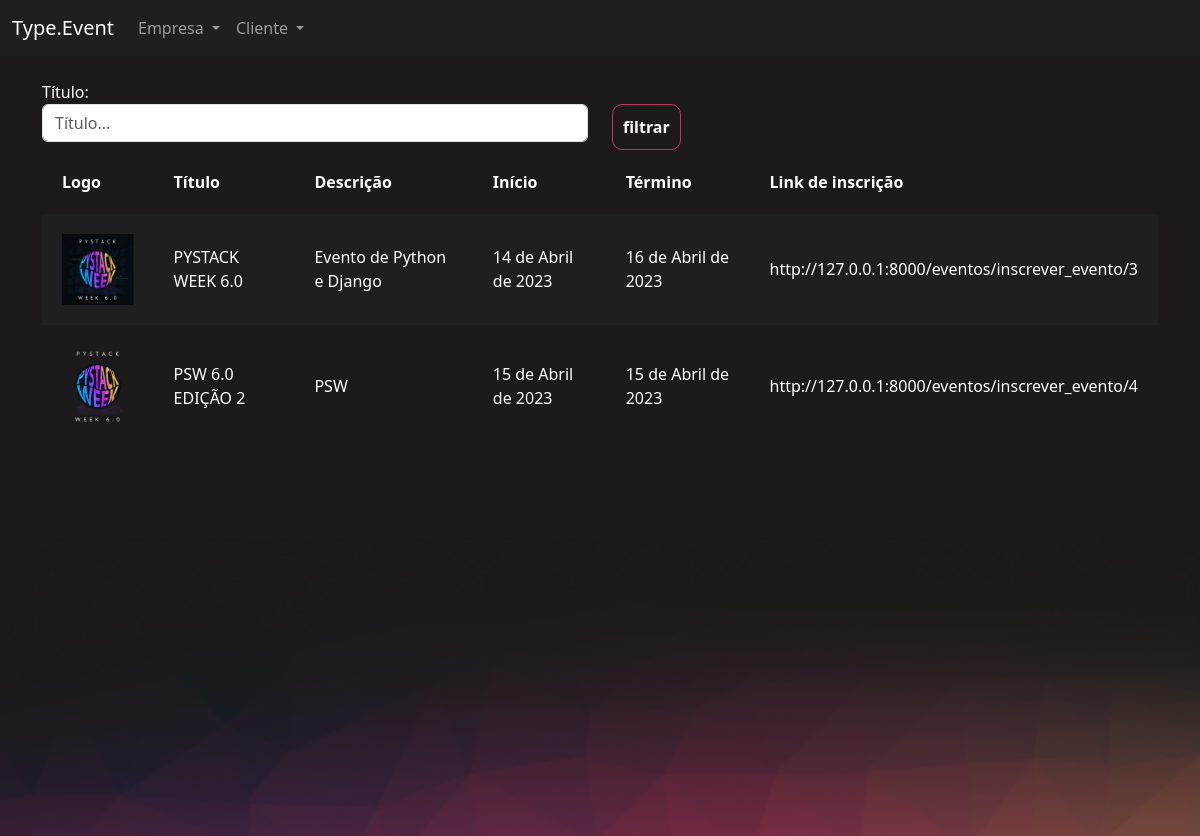
/eventos/gerenciar_evento/ (signed in), run on the app's committed database.
### eventos/models.py (models this page shows, shortened)
class Evento(models.Model):
    criador = models.ForeignKey(User, on_delete=models.DO_NOTHING)
    nome = models.CharField(max_length=200)
    descricao = models.TextField()
    data_inicio = models.DateField()
    data_termino = models.DateField()
    carga_horaria = models.IntegerField()
    logo = models.FileField(upload_to="logos")
    participantes = models.ManyToManyField(User, related_name="evento_participante", null=True, blank=True)
    cor_principal = models.CharField(max_length=7)
    cor_secundaria = models.CharField(max_length=7)
    cor_fundo = models.CharField(max_length=7)

### eventos/views.py (the view)
# urls.py: path('gerenciar_evento/', views.gerenciar_evento, name="gerenciar_evento"),
@login_required
def gerenciar_evento(request):
    if request.method == "GET":
        nome = request.GET.get('nome')
        eventos = Evento.objects.filter(criador = request.user)
        if nome:
            eventos = eventos.filter(nome__contains = nome)
        return render(request, 'gerenciar_evento.html', {'eventos':eventos})

### eventos/templates/gerenciar_evento.html (shortened to what this page needs)
{% extends "bases/base_evento.html" %}
{% load static %}
{% block 'importacoes' %}
    <link href="{% static 'evento/css/gerenciar_evento.css' %}" rel="stylesheet">
{% endblock %}
{% block 'conteudo' %}
    <div class="container">
        <br>
        <div class="row">
            <div class="col-md">
                <form action="{% url 'gerenciar_evento'%}" method="GET">
                <label>Título:</label>
                <input type="text" placeholder="Título..." class="form-control" name="nome">
            </div>
            <div class="col-md">
                <br>
                <input type="submit" class="btn-principal" value="filtrar">
            </div>
        </div>
        <table>
            <tr>
                <th>Logo</th>
                <th>Título</th>
                <th>Descrição</th>
                <th>Início</th>
                <th>Término</th>
                <th>Link de inscrição</th>
            </tr>
            {% for evento in eventos %}
                <tr class="{% cycle 'linha' 'linha2' %}">
                    <td width="10%"><a href="{% url 'participantes_evento' evento.id %}"><img width="100%" src="/media/{{evento.logo}}"></a></td>
                    <td>{{evento.nome}}</td>
                    <td>{{evento.descricao}}</td>
                    <td>{{evento.data_inicio}}</td>
                    <td>{{evento.data_termino}}</td>
                    <td>http://127.0.0.1:8000/eventos/inscrever_evento/{{evento.id}}</td>
                </tr>
            {% endfor %}
        </table>
    </div>
{% endblock %}

### templates/bases/base_evento.html (shortened to what this page needs)
{% extends 'bases/base.html' %}
{% load static %}
{% block 'head' %}
    {% block 'importacoes' %}{% endblock %}
    <link href="{% static 'evento/css/evento.css' %}" rel="stylesheet">
    <link href="{% static 'usuarios/css/usuarios.css' %}" rel="stylesheet">
{% endblock %}
{% block 'body' %}
    <nav class="navbar navbar-expand-lg bg-body-tertiary navbar-color" data-bs-theme="dark">
        <div class="container-fluid">
            <a class="navbar-brand" href="#">Type.Event</a>
            <div class="collapse navbar-collapse" id="navbarNavDropdown">
            <ul class="navbar-nav">
                <li class="nav-item dropdown">
                    <a class="nav-link dropdown-toggle" href="#" role="button" data-bs-toggle="dropdown" aria-expanded="false">
                        Empresa
                    </a>
                </li>
                <li class="nav-item dropdown">
                    <a class="nav-link dropdown-toggle" href="#" role="button" data-bs-toggle="dropdown" aria-expanded="false">
                        Cliente
                    </a>
                </li>
            </ul>
            </div>
        </div>
    </nav>
    <div style="min-height: 60vh">
        {% block 'conteudo' %}
        {% endblock %}
    </div>
    <div class="fundo-pagina">
    </div>
{% endblock %}

### templates/bases/base.html (shortened to what this page needs)
{% load static %}
<!doctype html>
<html lang="en">
  <head>
    <link href="{% static 'geral/css/base.css' %}" rel="stylesheet">
    <link href="https://cdn.jsdelivr.net/npm/bootstrap@5.3.0-alpha1/dist/css/bootstrap.min.css" rel="stylesheet">
    {% block 'head' %}{% endblock %}
  </head>
  <body>
    {% block 'body' %}{% endblock %}
  </body>
</html>

### templates/static/geral/css/base.css (style rules this page uses)
body { color: white !important; }
:root { --main-color: #201F1F; --dark-color: #1C1A1A; --contrast-color: #BE375F; --differential-color: #ED8554; }

### templates/static/evento/css/gerenciar_evento.css (style rules this page uses)
table { width: 100%; padding: 20px; }
.linha { height: 40px; background-color: var(--main-color); padding: 20px; }
td, th { padding: 20px; }

### templates/static/evento/css/evento.css (style rules this page uses)
.navbar-color { background-color: #201F1F !important; }
body { background-color: #1C1A1A; }
.fundo-pagina { background-image: url('/static/evento/img/fundo_pagina.png'); height: 300px; background-size: cover; }

### templates/static/usuarios/css/usuarios.css (style rules this page uses)
.btn-principal { background-color: transparent; border: 1px solid var(--contrast-color); color: white; padding: 10px; border-radius: 10px; font-weight: bold; }

### data on the page
Evento: logo (picture), nome "PYSTACK WEEK 6.0", descricao "Evento de Python e Django", data_inicio "14 de Abril de 2023", data_termino "16 de Abril de 2023", id "3"
Evento: logo (picture), nome "PSW 6.0 EDIÇÃO 2", descricao "PSW", data_inicio "15 de Abril de 2023", data_termino "15 de Abril de 2023", id "4"
